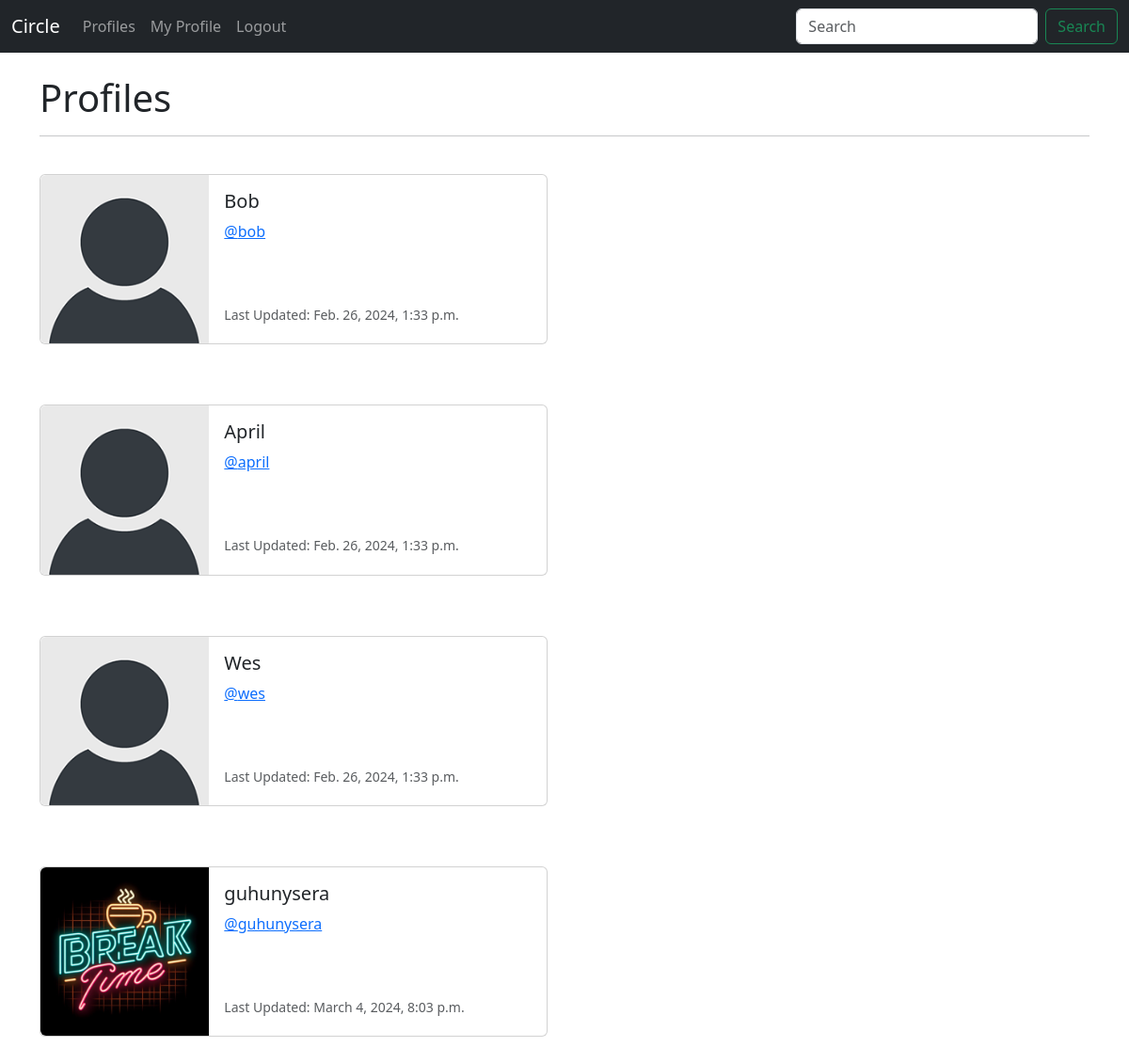
/profile_list/ (signed in), run on an earlier commit of the app's database.
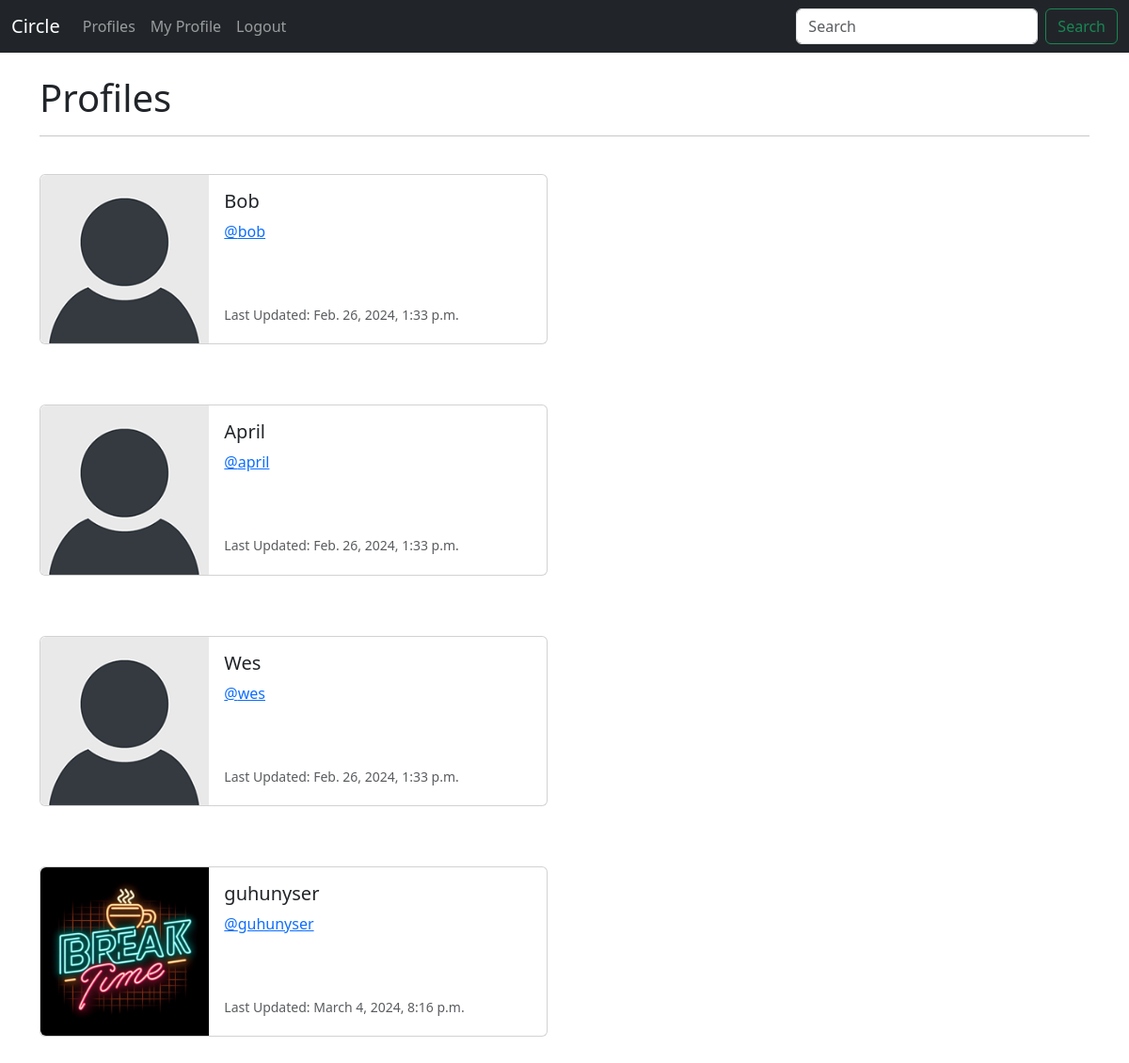
And on a later commit of the database.
### circle/models.py (models this page shows, shortened)
class Profile(models.Model):
    user = models.OneToOneField( User, on_delete=models.CASCADE)
    follows = models.ManyToManyField("self",
        related_name="followed_by",
        symmetrical=False,
        blank=True)
    date_modified = models.DateTimeField(User, auto_now=True)
    profile_image = models.ImageField(null=True,blank=True, upload_to="images/")

### circle/views.py (the view)
# urls.py: path('profile_list/', views.profile_list, name='profile_list'),
def profile_list(request):
    if request.user.is_authenticated:
        profiles = Profile.objects.exclude(user=request.user)
        return render(request, 'profile_list.html', {"profiles":profiles} )
    else:
        messages.success(request, ("You must be logged in to View Page..."))
        return redirect('home')

### circle/templates/profile_list.html
{% extends 'base.html' %}
{% load static %}
{% block content %}
<h1>Profiles</h1>
<hr/>
<br/>
{% if profiles %}
   {% for profile in profiles %}
   <div class="card mb-3" style="max-width: 540px;">
    <div class="row g-0">
      <div class="col-md-4">
      {%  if profile.profile_image %}
        <img src="{{ profile.profile_image.url }}" width=200 height=200 class="img-fluid rounded-start" alt="{{profile.user.username}}">
      {% else %}
        <img src="{% static 'images/default_profile_pic.png' %}" class="img-fluid rounded-start" alt="Profile Image">
      {% endif %}
      </div>
      <div class="col-md-8">
        <div class="card-body">
          <h5 class="card-title">{{ profile.user.username }}</h5>
          <p class="card-text"><a href="{% url 'profile' profile.user.id %}">@{{ profile.user.username | lower}}</a></a></p><br/><br/>
          <p class="card-text"><small class="text-body-secondary">Last Updated: {{ profile.date_modified }}
        </small></p>
        </div>
      </div>
    </div>
  </div>
  <br/>
  <br/>
   {% endfor %}
{% endif %}
{% endblock %}

What changed in the data, as far as the page shows it:
changed Profile: user.username "guhunysera" → "guhunyser"; date_modified "March 4, 2024, 8:03 p.m." → "March 4, 2024, 8:16 p.m."
